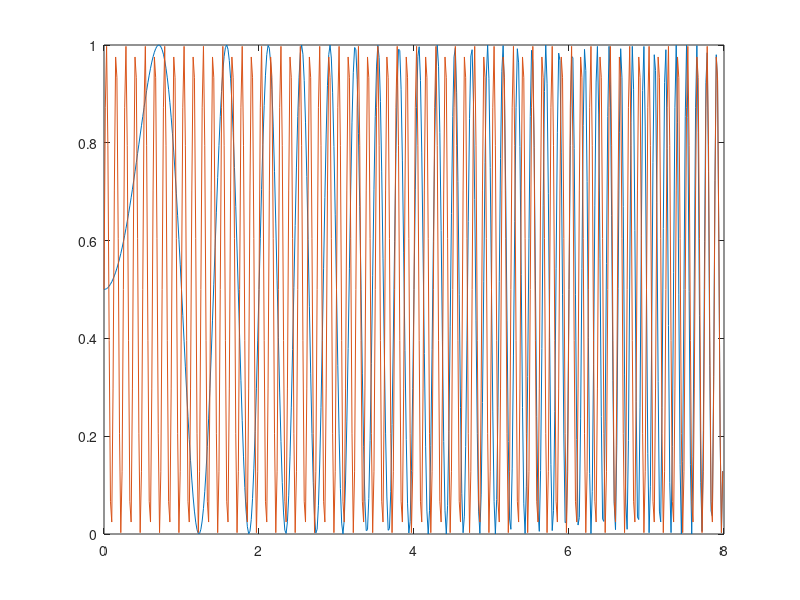
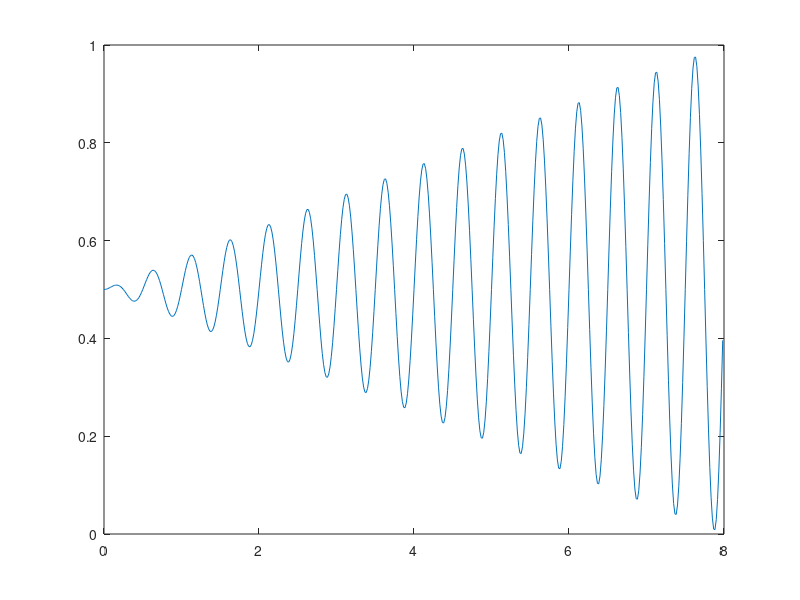
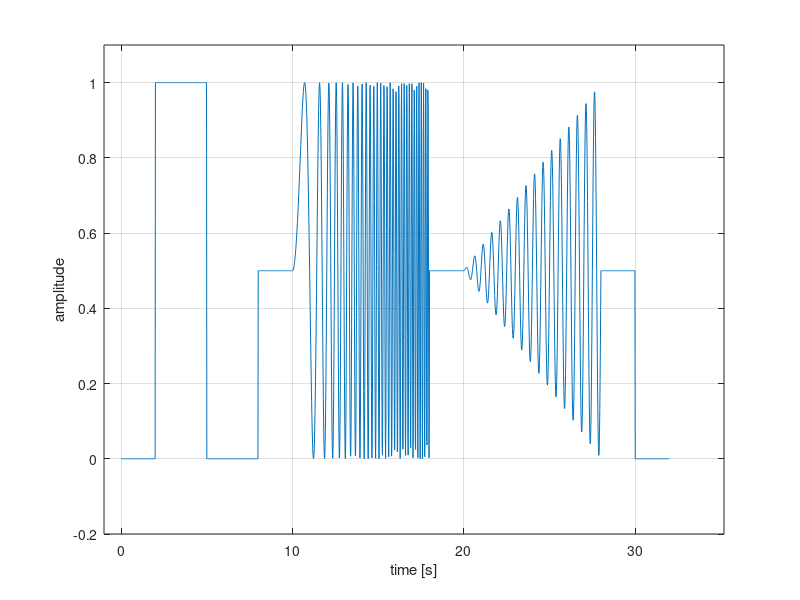

Here is the MATLAB script that generated these plots, in order: (Note: this script raises an error after producing the figures.)
TT = 8; % Time of modulation
sample = 1/60;
t = [0:sample:TT-sample];
f0 = 1; % Starting Frequency
f1 = 8; % Finish Frequency
k = f1/TT; % Acceleration (Hz / s)
Max_amp = 0.5;
yfreq = Max_amp * sin(2*pi*f0 + pi*k*t.*t)+Max_amp;
figure()
plot(t,yfreq)
hold on
plot(t,Max_amp*sin(2*pi*8*t)+Max_amp)
%%
TT = 8;
sample = 1/60;
t = [0:sample:TT-sample];
f1 = 2;
Max_amp = 0.5;
Amp_step = Max_amp/(length(t)-1);
amplitude = [0:Amp_step:Max_amp];
yamp = amplitude.*sin(2*pi*f1*t)+Max_amp;

figure()
plot(t,yamp)

%%
sample = 1/60;
tprev = 2/sample;
tpost = 2/sample;
MAx_amp = 0.5;
tON = 3/sample;
tOFF = 3/sample;
stimulus = [zeros(1,tprev) 2*Max_amp*ones(1,tON) zeros(1,tOFF) Max_amp*ones(1,tprev) yfreq Max_amp*ones(1,tpost) yamp Max_amp*ones(1,tpost) zeros(1,tprev)];
t_stimulus = [0:sample:length(stimulus)*sample-sample];
figure()
plot(t_stimulus,stimulus)
xlim([-1 t_stimulus(end)*1.1])
ylim([-0.2 1.1])
xlabel('time [s]')
ylabel('amplitude')
grid()
%%
sizeimg = 420;
img = ones(sizeimg,sizeimg,3);
img(:,:,1) = 0;
for k=1:length(stimulus)
    imwrite(img*stimulus(k),['classificationRGC/img' num2str(k) '.png'])
end